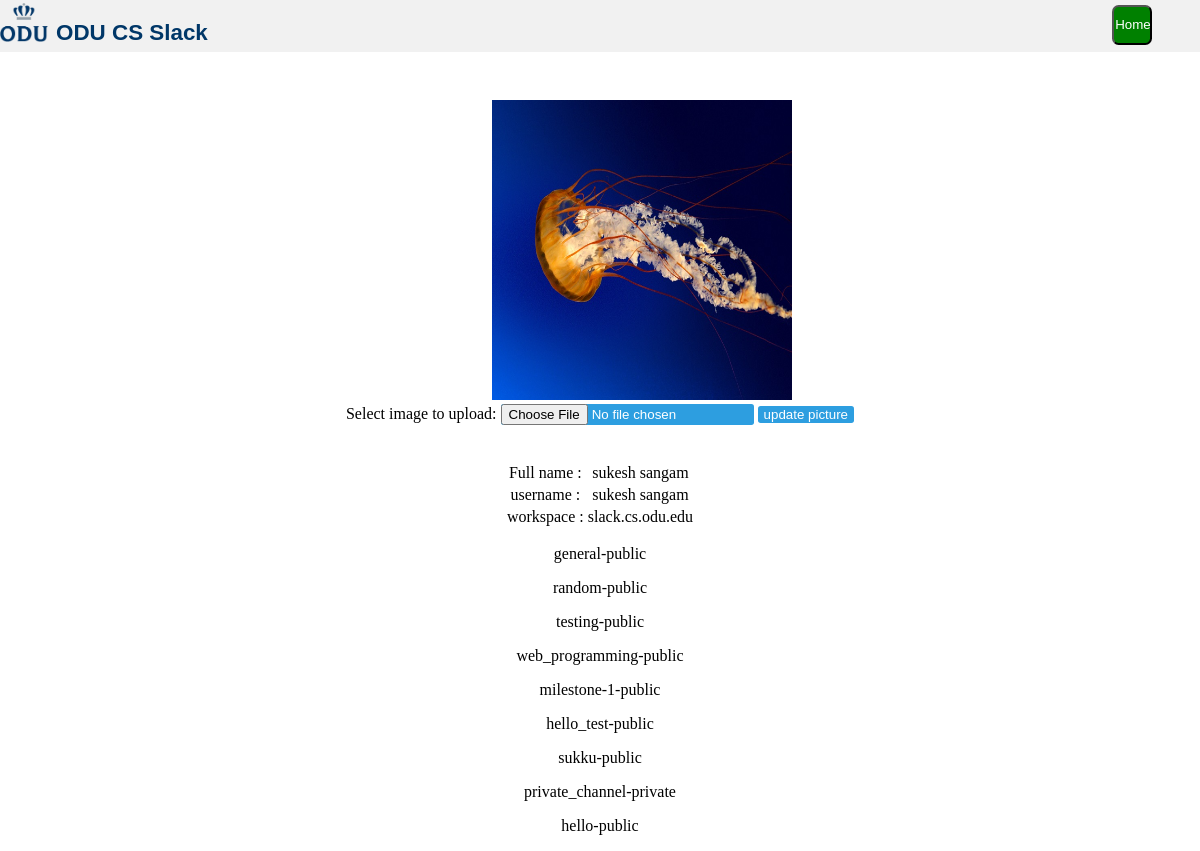
Page /php/userprofile.php (signed in) on the committed database.
### tables this page shows
CREATE TABLE IF NOT EXISTS `users` (
  `user_id` int(11) NOT NULL AUTO_INCREMENT,
  `email_id` varchar(200) NOT NULL,
  `full_name` varchar(100) NOT NULL,
  `display_name` varchar(100) NOT NULL,
  `password` varchar(20) NOT NULL,
  `work_space_url` varchar(500) NOT NULL,
  `description` varchar(500) NOT NULL,
  `status` varchar(100) NOT NULL,
  `phone_number` varchar(15) NOT NULL,
  `time_zone` varchar(30) NOT NULL,
  `skype_id` varchar(30) NOT NULL,
  `picture` varchar(100) NOT NULL DEFAULT '../images/default.png',
  `mode` varchar(20) NOT NULL,
  `timestamp` timestamp NOT NULL,
  PRIMARY KEY (`user_id`),
  KEY `work_space_url` (`work_space_url`)
);

CREATE TABLE IF NOT EXISTS `channel_users` (
  `channel_id` int(11) NOT NULL,
  `user_id` int(11) NOT NULL,
  `joined_date` timestamp NOT NULL,
  `left_date` timestamp NOT NULL,
  KEY `channel_id_channel_users` (`channel_id`),
  KEY `channel_users_user_id` (`user_id`)
);

CREATE TABLE IF NOT EXISTS `channels` (
  `channel_id` int(11) NOT NULL AUTO_INCREMENT,
  `channel_name` varchar(100) NOT NULL,
  `work_space_url` varchar(500) NOT NULL,
  `privacy_settings` varchar(100) NOT NULL,
  `purpose` varchar(200) NOT NULL,
  `user_id` int(11) NOT NULL,
  `timestamp` timestamp NOT NULL,
  PRIMARY KEY (`channel_id`),
  KEY `wokr_space_url_channels` (`work_space_url`),
  KEY `user_id_channels` (`user_id`)
);

### php/userprofile.php (the view, shortened to what this page needs)
<!DOCTYPE html>
<html lang="en">
<head>
    <link rel="stylesheet" type="text/css" href="../css/login.css">
</head>
<body>
<?php
include("connect.php");
$email=$_SESSION['email'];
$query = mysqli_query($conn,"select * from users where email_id='".mysqli_real_escape_string($conn,$email)."'");
$res=mysqli_fetch_row($query);
?>
<div id="topbar" >
    <div ><img id="logo"  src="../images/logo.jpg"></div>
    <div class="logo-text">ODU CS Slack</div>
    <div class="login-button"><form action="home.php"><input id="signin-button" type="submit" value="Home"></form></div>
</div>
    <div style="text-align: center;">
        <div ><img style="height: 300px; width: 300px; margin-left:7%; margin-top: 4%;" src="<?php echo $res[11]; ?>"/>
        <form action="upload_picture.php" method="post" enctype="multipart/form-data">
                Select image to upload:
                <input class="image_upload_class" type="file" name="fileToUpload" id="fileToUpload">
                <input class="image_upload_class"  type="submit" value="update picture" name="submit">
            </form>
        </div>
        <div >
            <br>
            <br>
            <table align="center">
                <tr>
                    <td>Full name :</td>
                    <td><?php echo $res[2]; ?></td>
                </tr>
                <tr>
                    <td>username :</td>
                    <td><?php echo $res[3]; ?></td>
                </tr>
                <tr>
                    <td>workspace :</td>
                    <td><?php echo $res[5]; ?></td>
                </tr>
            </table>
        </div>
    <?php
    $sql_user_id = "SELECT user_id from users where email_id='".mysqli_real_escape_string($conn,$email)."'";
    $result_user_id = $conn->query($sql_user_id);
    if ($result_user_id->num_rows > 0) {
        while($row_user_id = $result_user_id->fetch_assoc()) {
            $user_id_channel=$row_user_id["user_id"];
        }
    } else {
    }
    $sql_channel_ids = "SELECT channel_id from channel_users where user_id='".mysqli_real_escape_string($conn,$user_id_channel)."'";
    $result_channel_id = $conn->query($sql_channel_ids);
    if($result_channel_id->num_rows>0){
        while($result_channel_users=$result_channel_id->fetch_assoc()){
            $channel_id_a=$result_channel_users["channel_id"];
                $sql_channels_display="SELECT channel_name from channels where channel_id='".mysqli_real_escape_string($conn,$channel_id_a)."'";
            $result_channel_display = $conn->query($sql_channels_display);
            $result_set_display=$result_channel_display->fetch_assoc();
            $sql_channels_display_settings="SELECT privacy_settings from channels where channel_id='".mysqli_real_escape_string($conn,$channel_id_a)."'";
            $result_channel_display_settings = $conn->query($sql_channels_display_settings);
            $result_set_display_settings=$result_channel_display_settings->fetch_assoc();
                echo "<p> ".$result_set_display["channel_name"]."-".$result_set_display_settings["privacy_settings"] ."</p>";
        }
    }
    else{
    }
    ?>
</div>
</body>
</html>

### css/login.css (style rules this page uses)
body { margin:0; padding:0; background-color:#FFFFFF; }
.login-button { float: right; margin-right: 4%; }
#signin-button { padding-left: 2%; padding-right: 2%; margin-top: 12%; height: 40px; width: 100%; background-color: green; border-radius: 0.5em; color: white; }
#topbar { float: left; padding-bottom:0.5%; width:100%; height: 10%; background-color:#F1F1F1; }
#logo { float:left; margin-right:8px; margin-top:3px; height:150%; width: 4%; }
.logo-text { float:left; color: #003768; margin-top:20px; font-family: sans-serif; font-weight: 700; font-size: 140%; }

### php/userprofile.php (style rules this page uses)
.image_upload_class { border: none; background-color: #2D9EE0; border-radius: 0.2em; color: #FFFFFF; }

### rows in the picture
users: picture (picture), full_name "sukesh sangam", display_name "sukesh sangam", work_space_url "slack.cs.odu.edu"
channel_users: channel.channel_name "general", channel.privacy_settings "public"
channel_users: channel.channel_name "random", channel.privacy_settings "public"
channel_users: channel.channel_name "testing", channel.privacy_settings "public"
channel_users: channel.channel_name "web_programming", channel.privacy_settings "public"
channel_users: channel.channel_name "milestone-1", channel.privacy_settings "public"
channel_users: channel.channel_name "hello_test", channel.privacy_settings "public"
channel_users: channel.channel_name "sukku", channel.privacy_settings "public"
channel_users: channel.channel_name "private_channel", channel.privacy_settings "private"
channel_users: channel.channel_name "hello", channel.privacy_settings "public"
